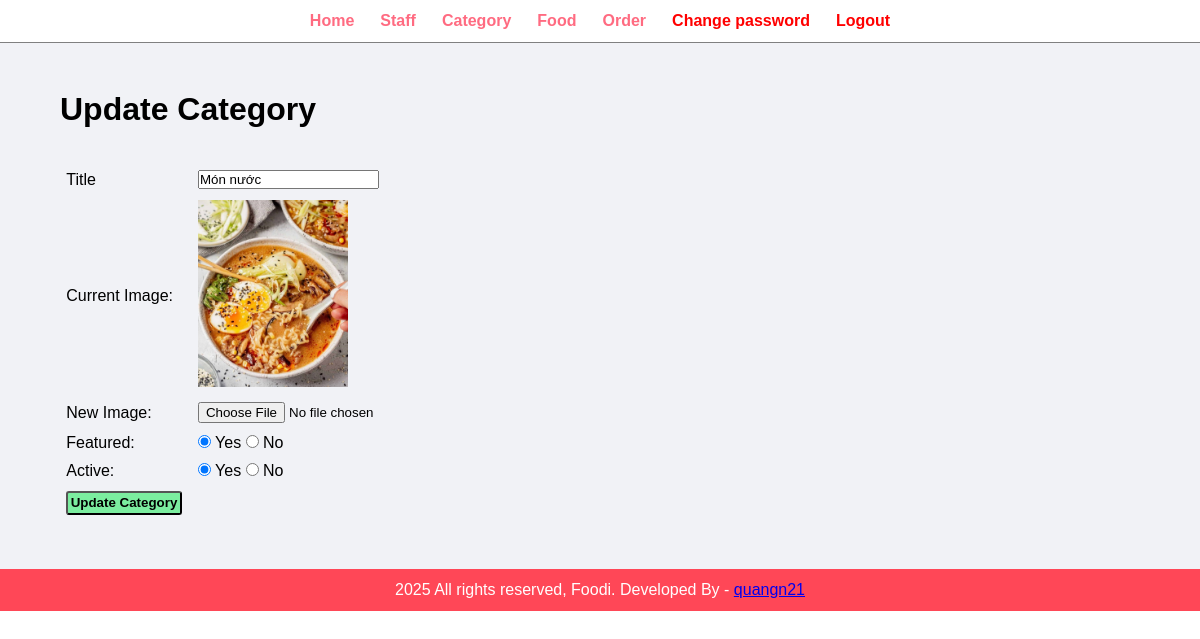
The page /admin/update-category.php?id=17 (signed in) on the database its author committed.
### tables this page shows
CREATE TABLE `category` (
  `id` int(10) UNSIGNED NOT NULL,
  `title` varchar(100) DEFAULT NULL,
  `image_name` varchar(255) DEFAULT NULL,
  `featured` varchar(10) DEFAULT NULL,
  `active` varchar(10) DEFAULT NULL
);

### admin/update-category.php (the view, shortened to what this page needs)
<?php include('partials/menu.php') ?>
<div class="main-content">
    <div class="wrapper">
        <h1>Update Category</h1>
        <br><br>
        <?php
            if(isset($_GET['id'])){
                $id = $_GET['id'];
                $sql = "SELECT * FROM category WHERE id = $id";
                $res = mysqli_query($conn, $sql);
                $count = mysqli_num_rows($res);
                if($count == 1){
                    $row = mysqli_fetch_assoc($res);
                    $title = $row['title'];
                    $current_image = $row['image_name'];
                    $featured = $row['featured'];
                    $active = $row['active'];
                }else{
                    $_SESSION['no-category-found'] = "<div class='error'>Category not found</div>";
                    header('location:'.SITE_URL.'admin/manage-category.php');
                }
            }else{
                header('location:'.SITE_URL.'admin/manage-category.php');
            }
        ?>
        <form action="" method="POST" enctype="multipart/form-data">
            <table class="tbl-30">
                <tr>
                    <td>Title</td>
                    <td>
                        <input type="text" name="title" value="<?php echo $title ?>">
                    </td>
                </tr>
                <tr>
                    <td>Current Image:</td>
                    <td>
                        <?php
                            if($current_image != ""){
                        ?>
                            <img src="<?php echo SITE_URL ?>images/category/<?php echo $current_image ?>" alt="" width ="150px" >
                        <?php
                            }else{
                                echo "<div class='error'>Image not added</div>";
                            }
                        ?>
                    </td>
                </tr>
                <tr>
                    <td>New Image: </td>
                    <td>
                        <input type="file" name="image">
                    </td>
                </tr>
                <tr>
                    <td>Featured: </td>
                    <td>
                        <input <?php if($featured == "Yes"){echo "checked";} ?> type="radio" name="featured" value="Yes"> Yes
                        <input <?php if($featured == "No"){echo "checked";} ?> type="radio" name="featured" value="No"> No
                    </td>
                </tr>
                <tr>
                    <td>Active: </td>
                    <td>
                        <input <?php if($active == "Yes"){echo "checked";}?> type="radio" name="active" value="Yes"> Yes
                        <input <?php if($active == "No"){echo "checked";}?> type="radio" name="active" value="No"> No
                    </td>
                </tr>
                <tr>
                    <td>
                        <input type="submit" name="submit" value="Update Category" class="btn-secondary">
                    </td>
                </tr>
            </table>
        </form>
    </div>
</div>
<?php include('partials/footer.php') ?>

### css/admin.css (style rules this page uses)
* { margin: 0; padding: 0; font-family: Arial, Helvetica, sans-serif; }
.wrapper { padding: 1%; width: 90%; margin: 0 auto; }
.tbl-30 { width: 40%; }
table tr td { padding: 1%; }
.btn-secondary { background-color: #7bed9f; padding: 2%; color: black; text-decoration: none; font-weight: bold; border-radius: 3px; }
.main-content { background-color: #f1f2f6; padding: 3% 0; }

### rows shown on the page
category: title "Món nước", image_name (picture), featured "☑", active "☑"
